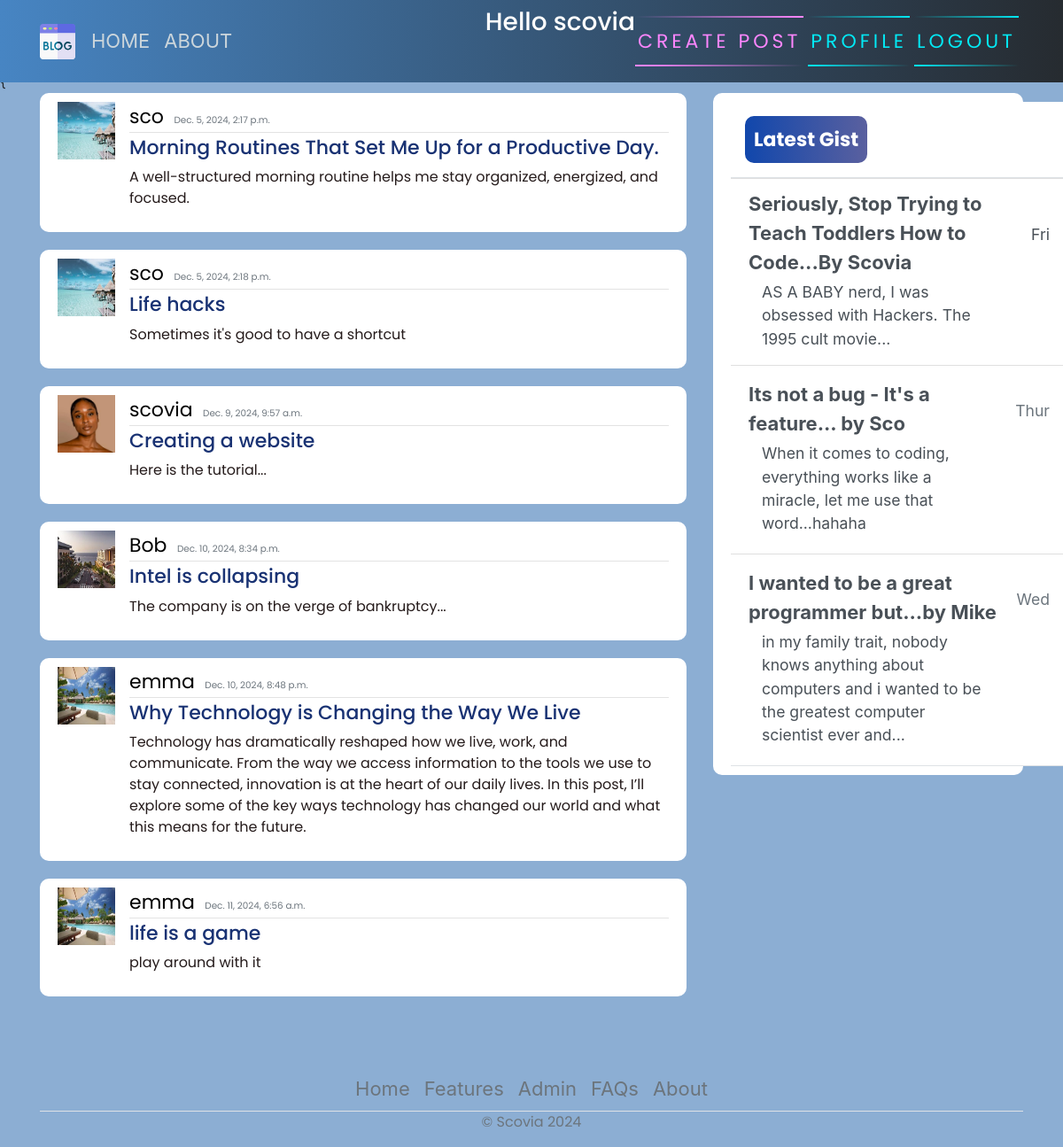
The page / (signed in) on the database its author committed.
### diary/models.py (models this page shows, shortened)
class Post(models.Model):
    title = models.CharField(max_length=200)
    content = models.TextField()
    date_posted = models.DateTimeField(default=timezone.now)
    author = models.ForeignKey(User, on_delete=models.CASCADE, default=1)

### users/models.py (models this page shows, shortened)
class Profile(models.Model):
    user = models.OneToOneField(User, on_delete=models.CASCADE)
    image = models.ImageField(default='default.jpg', upload_to='profile_pics')

### diary/views.py (the view)
# urls.py: path('', views.home, name="diary-home"),
def home(request):
    context = {
        'posts': Post.objects.all()
    }
    return render(request, 'home.html', context)

### diary/templates/home.html
{{% extends 'base.html' %}
{% block content %}
    {% for posts in posts %}
        <article class="media content-section">
            <img class="rounded-cirlce article-img" src="{{ posts.author.profile.image.url }}" alt="">
            <div class="media-body">
              <div class="article-metadata">
                <a class="mr-2" href="#">{{ posts.author }}</a>
                <small class="text-muted">{{ posts.date_posted }}</small>
              </div>
              <h2><a class="article-title" href="{% url 'blog-detail' posts.id %}">{{ posts.title }}</a></h2>
              <p class="article-content">{{ posts.content }}</p>
            </div>
            <br>
          </article>
    {% endfor  %}
{% endblock content %}

### diary/templates/base.html (shortened to what this page needs)
{% load static %}
<!DOCTYPE html>
<html>
<head>
    <link rel="stylesheet" href="https://maxcdn.bootstrapcdn.com/bootstrap/4.0.0/css/bootstrap.min.css">
    <link rel="stylesheet" href="{% static 'main.css' %}">
</head>
<body>
    <header class="site-header">
      <nav class="navbar navbar-expand-md navbar-dark bg-steel fixed-top">
        <div class="container">
          <div class="collapse navbar-collapse" id="navbarToggle">
            <div class="navbar-nav mr-auto">
                {% if user.is_authenticated %}
              <a class="nav-item nav-link" href="{% url 'blog-home' %}">HOME</a>
              <a class="nav-item nav-link" href="{% url 'blog-about' %}">ABOUT</a>
            </div>
            <div class="navbar-nav">
           <h3 style="color: white;">Hello {{request.user}}</h3>
                <a href="{% url 'blog-new' %}" id="auth-links">
                <span></span>
                <span></span>
                Create Post
            </a>
                <a href="{% url 'profile' %}" id="auth-links">
                <span></span>
                <span></span>
                Profile
            </a>
                <a href="{% url 'logout' %}" id="auth-links">
                <span></span>
                <span></span>
                Logout
            </a>
                {% endif %}
            </div>
          </div>
        </div>
      </nav>
    </header>
    <main role="main" class="container">
      <div class="row">
          <div class="col-md-8">
          </div>
        <div class="col-md-8">
           {% block content %}{% endblock %}
        </div>
        <div class="col-md-4">
          <div class="content-section">
            <div class="d-flex flex-column align-items-stretch flex-shrink-0 bg-white" style="width: 380px;" style="padding-top: 120px;">
                <a id="list-group" style="text-decoration: none;" href="" class="d-flex align-items-center flex-shrink-0 p-3 link-dark text-decoration-none border-bottom">
                  <span class="fs-5 fw-semibold" id="gist-btn">Latest Gist</span>
                </a>
                <div class="list-group list-group-flush border-bottom scrollarea">
                  <a href="#" class="list-group-item list-group-item-action  lh-tight" aria-current="true">
                    <div class="d-flex w-100 align-items-center justify-content-between">
                      <strong class="mb-1">Seriously, Stop Trying to Teach Toddlers How to Code...By Scovia
                    </strong>
                      <small>Fri</small>
                    </div>
                    <div class="col-10 mb-1 small">AS A BABY nerd, I was obsessed with Hackers. The 1995 cult movie... </div>
                  </a>
                  <a href="#" class="list-group-item list-group-item-action py-3 lh-tight">
                    <div class="d-flex w-100 align-items-center justify-content-between">
                      <strong class="mb-1">Its not a bug - It's a feature... by Sco</strong>
                      <small class="text-muted">Thur</small>
                    </div>
                    <div class="col-10 mb-1 small">When it comes to coding, everything works like a miracle, let me use that word...hahaha</div>
                  </a>
                  <a href="#" class="list-group-item list-group-item-action py-3 lh-tight">
                    <div class="d-flex w-100 align-items-center justify-content-between">
                      <strong class="mb-1">I wanted to be a great programmer but...by Mike</strong>
                      <small class="text-muted">Wed</small>
                    </div>
                    <div class="col-10 mb-1 small">in my family trait, nobody knows anything about computers and i wanted to be the greatest computer scientist ever and...</div>
                  </a>
                </div>
              </div>
          </div>
        </div>
      </div>
        <footer class="" >
          <ul class="nav justify-content-center border-bottom"  style="margin-top: 60px;">
            <li class="nav-item"><a href="#" class="nav-link px-2 text-muted">Home</a></li>
            <li class="nav-item"><a href="#" class="nav-link px-2 text-muted">Features</a></li>
            <li class="nav-item"><a href="admin/" class="nav-link px-2 text-muted">Admin</a></li>
            <li class="nav-item"><a href="#" class="nav-link px-2 text-muted">FAQs</a></li>
            <li class="nav-item"><a href="#" class="nav-link px-2 text-muted">About</a></li>
          </ul>
          <p class="text-center text-muted">&copy; Scovia 2024</p>
        </footer>
    </main>
</body>
</html>

### diary/static/main.css (style rules this page uses)
body { background-color: rgb(140, 174, 211); margin-top: 5rem; background-size: contain; background-repeat: no-repeat; }
h1, h2, h3, h4, h5, h6, p { color: #251b1b; font-family: 'Poppins', sans-serif; }
ul { margin: 0; }
.bg-steel { background: linear-gradient(270deg, rgb(38, 43, 48) 0%, rgb(71, 133, 195) 100%); }
.site-header .navbar-nav .nav-link { color: #cbd5db; }
.content-section { background: #ffffff; padding: 10px 20px; border-radius: 10px; margin-bottom: 20px; }
.article-title { color: #193273; }
.article-content { white-space: pre-line; }
.article-img { height: 65px; width: 65px; margin-right: 16px; }
.article-metadata { font-family: 'Poppins', sans-serif; padding-bottom: 1px; margin-bottom: 4px; font-size: 13px; border-bottom: 1px solid #e3e3e3 }
svg { width: 50px; height: 50px; }
#auth-links { font-family: 'Poppins', sans-serif; position: relative; display: inline-block; padding: 12px 3px; margin: 10px 0; color: #03e9f4; text-decoration: none; text-transform: uppercase; transition: 0.5s; letter-spacing: 4px; overflow: hidden; margin-right: 5px; }
#auth-links:nth-child(2) { filter: hue-rotate(110deg); }
#auth-links span { position: absolute; display: block; }
#auth-links span:nth-child(1) { top: 0; left: 0; width: 100%; height: 2px; background: linear-gradient(90deg,transparent,#03e9f4); animation: animate1 1s linear infinite; }
#auth-links span:nth-child(3) { bottom: 0; right: 0; width: 100%; height: 2px; background: linear-gradient(270deg,transparent,#03e9f4); animation: animate3 1s linear infinite; animation-delay: 0.50s; }
#gist-btn { color: black; background: linear-gradient(270deg, rgb(90, 96, 159) 0%, rgb(17, 71, 172) 100%); padding: 10px; color: white; font-family: 'Poppins', sans-serif; font-weight: bold; border-radius: 10px; }
a { text-decoration: none; font-size: 22px; color: black; }

### rows shown on the page
Post: author.profile.image (picture), author "sco", date_posted "Dec. 5, 2024, 2:17 p.m.", title "Morning Routines That Set Me Up for a Productive Day.", content "A well-structured morning routine helps me stay organized, energized, and focused."
Post: author.profile.image (picture), author "sco", date_posted "Dec. 5, 2024, 2:18 p.m.", title "Life hacks", content "Sometimes it's good to have a shortcut"
Post: author.profile.image (placeholder picture), author "scovia", date_posted "Dec. 9, 2024, 9:57 a.m.", title "Creating a website", content "Here is the tutorial..."
Post: author.profile.image (picture), author "Bob", date_posted "Dec. 10, 2024, 8:34 p.m.", title "Intel is collapsing", content "The company is on the verge of bankruptcy..."
Post: author.profile.image (picture), author "emma", date_posted "Dec. 10, 2024, 8:48 p.m.", title "Why Technology is Changing the Way We Live", content "Technology has dramatically reshaped how we live, work, and communicate. From the way we access information to the tools we use to stay connected, innovation is at the heart of our daily lives. In this post, I’ll explore some of the key ways technology has changed our world and what this means for the future."
Post: author.profile.image (picture), author "emma", date_posted "Dec. 11, 2024, 6:56 a.m.", title "life is a game", content "play around with it"

### other values the page prints
{{ request.user }} "scovia"
